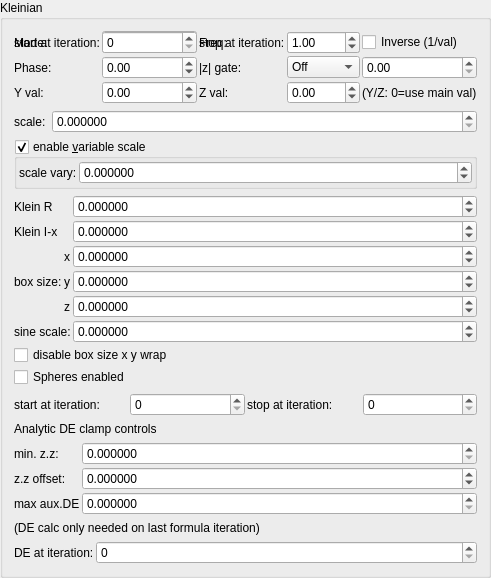
    <widget class="QGroupBox" name="groupBox_6">
     <property name="title">
      <string>Kleinian</string>
     </property>
     <layout class="QVBoxLayout" name="verticalLayout_11">
      <item>
       <layout class="QGridLayout" name="gridLayout_65">
        <property name="spacing">
         <number>2</number>
        </property>
        <item row="1" column="3">
         <widget class="MySpinBox" name="spinboxInt_transf_multiplier_stop_iter_5">
          <property name="sizePolicy">
           <sizepolicy hsizetype="Minimum" vsizetype="Maximum">
            <horstretch>0</horstretch>
            <verstretch>0</verstretch>
           </sizepolicy>
          </property>
          <property name="maximum">
           <number>999</number>
          </property>
         </widget>
        </item>
      <item row="1" column="0">
       <widget class="QLabel"><property name="text"><string>Mode:</string></property></widget>
      </item>
      <item row="1" column="1">
       <widget class="MyComboBox" name="comboBox_transf_multiplier_value_mode_5">
        <item><property name="text"><string notr="true">Constant</string></property></item>
        <item><property name="text"><string notr="true">Sine</string></property></item>
        <item><property name="text"><string notr="true">Ramp</string></property></item>
        <item><property name="text"><string notr="true">Exponential</string></property></item>
        <item><property name="text"><string notr="true">Triangle</string></property></item>
        <item><property name="text"><string notr="true">Square</string></property></item>
        <item><property name="text"><string notr="true">Smoothstep</string></property></item>
        <item><property name="text"><string notr="true">Noise</string></property></item>
        <item><property name="text"><string notr="true">Ping-pong</string></property></item>
        <item><property name="text"><string notr="true">Stepped</string></property></item>
       </widget>
      </item>
      <item row="1" column="2">
       <widget class="QLabel"><property name="text"><string>Freq:</string></property></widget>
      </item>
      <item row="1" column="3">
       <widget class="MyDoubleSpinBox" name="spinbox_transf_multiplier_frequency_5">
        <property name="minimum"><double>0.01</double></property><property name="maximum"><double>100.0</double></property>
        <property name="singleStep"><double>0.1</double></property><property name="value"><double>1.0</double></property>
       </widget>
      </item>
      <item row="1" column="4" colspan="2">
       <widget class="MyCheckBox" name="checkBox_transf_multiplier_inverse_5">
        <property name="text"><string>Inverse (1/val)</string></property>
       </widget>
      </item>
      <item row="2" column="0">
       <widget class="QLabel"><property name="text"><string>Phase:</string></property></widget>
      </item>
      <item row="2" column="1">
       <widget class="MyDoubleSpinBox" name="spinbox_transf_multiplier_phase_5">
        <property name="minimum"><double>-10.0</double></property><property name="maximum"><double>10.0</double></property>
        <property name="singleStep"><double>0.1</double></property><property name="value"><double>0.0</double></property>
       </widget>
      </item>
      <item row="2" column="2">
       <widget class="QLabel"><property name="text"><string>|z| gate:</string></property></widget>
      </item>
      <item row="2" column="3">
       <widget class="MyComboBox" name="comboBox_transf_multiplier_threshold_mode_5">
        <item><property name="text"><string notr="true">Off</string></property></item>
        <item><property name="text"><string notr="true">&gt; thresh</string></property></item>
        <item><property name="text"><string notr="true">&lt; thresh</string></property></item>
       </widget>
      </item>
      <item row="2" column="4" colspan="2">
       <widget class="MyDoubleSpinBox" name="spinbox_transf_multiplier_threshold_5">
        <property name="minimum"><double>0.0</double></property><property name="maximum"><double>1000.0</double></property>
        <property name="singleStep"><double>0.1</double></property><property name="value"><double>0.0</double></property>
       </widget>
      </item>
      <item row="3" column="0">
       <widget class="QLabel"><property name="text"><string>Y val:</string></property></widget>
      </item>
      <item row="3" column="1">
       <widget class="MyDoubleSpinBox" name="spinbox_transf_multiplier_scale_y_5">
        <property name="minimum"><double>-100.0</double></property><property name="maximum"><double>100.0</double></property>
        <property name="singleStep"><double>0.01</double></property><property name="value"><double>0.0</double></property>
       </widget>
      </item>
      <item row="3" column="2">
       <widget class="QLabel"><property name="text"><string>Z val:</string></property></widget>
      </item>
      <item row="3" column="3">
       <widget class="MyDoubleSpinBox" name="spinbox_transf_multiplier_scale_z_5">
        <property name="minimum"><double>-100.0</double></property><property name="maximum"><double>100.0</double></property>
        <property name="singleStep"><double>0.01</double></property><property name="value"><double>0.0</double></property>
       </widget>
      </item>
      <item row="3" column="4" colspan="2">
       <widget class="QLabel"><property name="text"><string notr="true">(Y/Z: 0=use main val)</string></property></widget>
      </item>
        <item row="1" column="1">
         <widget class="MySpinBox" name="spinboxInt_transf_multiplier_start_iter_5">
          <property name="sizePolicy">
           <sizepolicy hsizetype="Minimum" vsizetype="Maximum">
            <horstretch>0</horstretch>
            <verstretch>0</verstretch>
           </sizepolicy>
          </property>
          <property name="maximum">
           <number>999</number>
          </property>
         </widget>
        </item>
        <item row="1" column="0">
         <widget class="QLabel" name="label_254">
          <property name="text">
           <string>start at iteration:</string>
          </property>
         </widget>
        </item>
        <item row="1" column="2">
         <widget class="QLabel" name="label_255">
          <property name="text">
           <string>stop at iteration:</string>
          </property>
         </widget>
        </item>
       </layout>
      </item>
      <item>
       <layout class="QGridLayout" name="gridLayout_9" columnstretch="0,1">
        <item row="1" column="1">
         <widget class="MyDoubleSpinBox" name="spinbox_transf_scale_1">
          <property name="sizePolicy">
           <sizepolicy hsizetype="Minimum" vsizetype="Maximum">
            <horstretch>0</horstretch>
            <verstretch>0</verstretch>
           </sizepolicy>
          </property>
          <property name="prefix">
           <string/>
          </property>
          <property name="suffix">
           <string/>
          </property>
          <property name="decimals">
           <number>6</number>
          </property>
          <property name="minimum">
           <double>0.000000000000000</double>
          </property>
          <property name="maximum">
           <double>99.989999999999995</double>
          </property>
          <property name="singleStep">
           <double>0.100000000000000</double>
          </property>
         </widget>
        </item>
        <item row="1" column="0">
         <widget class="QLabel" name="label_24">
          <property name="text">
           <string>scale:</string>
          </property>
         </widget>
        </item>
       </layout>
      </item>
      <item>
       <widget class="MyGroupBox" name="groupCheck_transf_function_enabledK_false">
        <property name="title">
         <string>enable &amp;variable scale</string>
        </property>
        <property name="checkable">
         <bool>true</bool>
        </property>
        <layout class="QVBoxLayout" name="verticalLayout_16" stretch="0">
         <property name="spacing">
          <number>2</number>
         </property>
         <property name="leftMargin">
          <number>2</number>
         </property>
         <property name="topMargin">
          <number>2</number>
         </property>
         <property name="rightMargin">
          <number>2</number>
         </property>
         <property name="bottomMargin">
          <number>2</number>
         </property>
         <item>
          <layout class="QGridLayout" name="gridLayout_31" columnstretch="0,1">
           <property name="spacing">
            <number>2</number>
           </property>
           <item row="1" column="0">
            <widget class="QLabel" name="label_145">
             <property name="text">
              <string>scale vary:</string>
             </property>
            </widget>
           </item>
           <item row="1" column="1">
            <widget class="MyDoubleSpinBox" name="spinbox_transf_scale_vary_0">
             <property name="sizePolicy">
              <sizepolicy hsizetype="Minimum" vsizetype="Maximum">
               <horstretch>0</horstretch>
               <verstretch>0</verstretch>
              </sizepolicy>
             </property>
             <property name="prefix">
              <string/>
             </property>
             <property name="suffix">
              <string/>
             </property>
             <property name="decimals">
              <number>6</number>
             </property>
             <property name="minimum">
              <double>-99.989999999999995</double>
             </property>
             <property name="maximum">
              <double>99.989999999999995</double>
             </property>
             <property name="singleStep">
              <double>0.010000000000000</double>
             </property>
            </widget>
           </item>
          </layout>
         </item>
        </layout>
       </widget>
      </item>
      <item>
       <layout class="QGridLayout" name="gridLayout_35" columnstretch="0,0,1">
        <property name="spacing">
         <number>2</number>
        </property>
        <item row="0" column="2">
         <widget class="MyDoubleSpinBox" name="spinbox_transf_folding_value">
          <property name="sizePolicy">
           <sizepolicy hsizetype="Minimum" vsizetype="Maximum">
            <horstretch>0</horstretch>
            <verstretch>0</verstretch>
           </sizepolicy>
          </property>
          <property name="font">
           <font>
            <weight>50</weight>
            <bold>false</bold>
           </font>
          </property>
          <property name="prefix">
           <string/>
          </property>
          <property name="suffix">
           <string/>
          </property>
          <property name="decimals">
           <number>6</number>
          </property>
          <property name="minimum">
           <double>-99.989999999999995</double>
          </property>
          <property name="maximum">
           <double>99.989999999999995</double>
          </property>
          <property name="singleStep">
           <double>0.010000000000000</double>
          </property>
         </widget>
        </item>
        <item row="4" column="2">
         <widget class="MyDoubleSpinBox" name="spinbox3_transf_offset_111_z">
          <property name="sizePolicy">
           <sizepolicy hsizetype="Minimum" vsizetype="Maximum">
            <horstretch>0</horstretch>
            <verstretch>0</verstretch>
           </sizepolicy>
          </property>
          <property name="font">
           <font>
            <weight>50</weight>
            <bold>false</bold>
           </font>
          </property>
          <property name="prefix">
           <string/>
          </property>
          <property name="suffix">
           <string/>
          </property>
          <property name="decimals">
           <number>6</number>
          </property>
          <property name="minimum">
           <double>-99.989999999999995</double>
          </property>
          <property name="maximum">
           <double>99.989999999999995</double>
          </property>
          <property name="singleStep">
           <double>0.100000000000000</double>
          </property>
         </widget>
        </item>
        <item row="2" column="0" rowspan="3">
         <widget class="QLabel" name="label_272">
          <property name="text">
           <string>box size:</string>
          </property>
         </widget>
        </item>
        <item row="3" column="1">
         <widget class="QLabel" name="label_128">
          <property name="text">
           <string notr="true">y</string>
          </property>
         </widget>
        </item>
        <item row="3" column="2">
         <widget class="MyDoubleSpinBox" name="spinbox3_transf_offset_111_y">
          <property name="sizePolicy">
           <sizepolicy hsizetype="Minimum" vsizetype="Maximum">
            <horstretch>0</horstretch>
            <verstretch>0</verstretch>
           </sizepolicy>
          </property>
          <property name="font">
           <font>
            <weight>50</weight>
            <bold>false</bold>
           </font>
          </property>
          <property name="prefix">
           <string/>
          </property>
          <property name="suffix">
           <string/>
          </property>
          <property name="decimals">
           <number>6</number>
          </property>
          <property name="minimum">
           <double>-99.989999999999995</double>
          </property>
          <property name="maximum">
           <double>99.989999999999995</double>
          </property>
          <property name="singleStep">
           <double>0.100000000000000</double>
          </property>
         </widget>
        </item>
        <item row="2" column="1">
         <widget class="QLabel" name="label_130">
          <property name="text">
           <string notr="true">x</string>
          </property>
         </widget>
        </item>
        <item row="1" column="0">
         <widget class="QLabel" name="label_265">
          <property name="font">
           <font>
            <weight>50</weight>
            <bold>false</bold>
           </font>
          </property>
          <property name="text">
           <string>Klein I-x</string>
          </property>
         </widget>
        </item>
        <item row="1" column="2">
         <widget class="MyDoubleSpinBox" name="spinbox_transf_offset">
          <property name="sizePolicy">
           <sizepolicy hsizetype="Minimum" vsizetype="Maximum">
            <horstretch>0</horstretch>
            <verstretch>0</verstretch>
           </sizepolicy>
          </property>
          <property name="font">
           <font>
            <weight>50</weight>
            <bold>false</bold>
           </font>
          </property>
          <property name="prefix">
           <string/>
          </property>
          <property name="suffix">
           <string/>
          </property>
          <property name="decimals">
           <number>6</number>
          </property>
          <property name="minimum">
           <double>-99.989999999999995</double>
          </property>
          <property name="maximum">
           <double>99.989999999999995</double>
          </property>
          <property name="singleStep">
           <double>0.010000000000000</double>
          </property>
         </widget>
        </item>
        <item row="2" column="2">
         <widget class="MyDoubleSpinBox" name="spinbox3_transf_offset_111_x">
          <property name="sizePolicy">
           <sizepolicy hsizetype="Minimum" vsizetype="Maximum">
            <horstretch>0</horstretch>
            <verstretch>0</verstretch>
           </sizepolicy>
          </property>
          <property name="font">
           <font>
            <weight>50</weight>
            <bold>false</bold>
           </font>
          </property>
          <property name="prefix">
           <string/>
          </property>
          <property name="suffix">
           <string/>
          </property>
          <property name="decimals">
           <number>6</number>
          </property>
          <property name="minimum">
           <double>-99.989999999999995</double>
          </property>
          <property name="maximum">
           <double>99.989999999999995</double>
          </property>
          <property name="singleStep">
           <double>0.100000000000000</double>
          </property>
         </widget>
        </item>
        <item row="4" column="1">
         <widget class="QLabel" name="label_129">
          <property name="text">
           <string notr="true">z</string>
          </property>
         </widget>
        </item>
        <item row="0" column="0">
         <widget class="QLabel" name="label_257">
          <property name="font">
           <font>
            <weight>50</weight>
            <bold>false</bold>
           </font>
          </property>
          <property name="text">
           <string>Klein R</string>
          </property>
         </widget>
        </item>
        <item row="7" column="0" colspan="3">
         <widget class="MyCheckBox" name="checkBox_transf_spheres_enabled">
          <property name="text">
           <string>Spheres enabled</string>
          </property>
         </widget>
        </item>
        <item row="6" column="0" colspan="3">
         <widget class="MyCheckBox" name="checkBox_transf_function_enabledX_false">
          <property name="text">
           <string notr="true">disable box size x y wrap</string>
          </property>
         </widget>
        </item>
        <item row="5" column="2">
         <widget class="MyDoubleSpinBox" name="spinbox_transf_offset_02">
          <property name="sizePolicy">
           <sizepolicy hsizetype="Minimum" vsizetype="Maximum">
            <horstretch>0</horstretch>
            <verstretch>0</verstretch>
           </sizepolicy>
          </property>
          <property name="font">
           <font>
            <weight>50</weight>
            <bold>false</bold>
           </font>
          </property>
          <property name="prefix">
           <string/>
          </property>
          <property name="suffix">
           <string/>
          </property>
          <property name="decimals">
           <number>6</number>
          </property>
          <property name="minimum">
           <double>-99.989999999999995</double>
          </property>
          <property name="maximum">
           <double>99.989999999999995</double>
          </property>
          <property name="singleStep">
           <double>0.010000000000000</double>
          </property>
         </widget>
        </item>
        <item row="5" column="0" colspan="2">
         <widget class="QLabel" name="label_26">
          <property name="text">
           <string>sine scale:</string>
          </property>
         </widget>
        </item>
       </layout>
      </item>
      <item>
       <layout class="QGridLayout" name="gridLayout_73">
        <property name="spacing">
         <number>2</number>
        </property>
        <item row="1" column="2">
         <widget class="MySpinBox" name="spinboxInt_transf_start_iterations_A">
          <property name="sizePolicy">
           <sizepolicy hsizetype="Minimum" vsizetype="Maximum">
            <horstretch>0</horstretch>
            <verstretch>0</verstretch>
           </sizepolicy>
          </property>
          <property name="maximum">
           <number>999</number>
          </property>
         </widget>
        </item>
        <item row="1" column="1">
         <widget class="QLabel" name="label_270">
          <property name="text">
           <string>start at iteration:</string>
          </property>
         </widget>
        </item>
        <item row="1" column="4">
         <widget class="MySpinBox" name="spinboxInt_transf_stop_iterations_A">
          <property name="sizePolicy">
           <sizepolicy hsizetype="Minimum" vsizetype="Maximum">
            <horstretch>0</horstretch>
            <verstretch>0</verstretch>
           </sizepolicy>
          </property>
          <property name="maximum">
           <number>999</number>
          </property>
         </widget>
        </item>
        <item row="1" column="3">
         <widget class="QLabel" name="label_283">
          <property name="text">
           <string>stop at iteration:</string>
          </property>
         </widget>
        </item>
       </layout>
      </item>
      <item>
       <widget class="QLabel" name="label_271">
        <property name="font">
         <font>
          <weight>50</weight>
          <bold>false</bold>
         </font>
        </property>
        <property name="text">
         <string>Analytic DE clamp controls</string>
        </property>
       </widget>
      </item>
      <item>
       <layout class="QGridLayout" name="gridLayout_83" columnstretch="0,1">
        <property name="spacing">
         <number>2</number>
        </property>
        <item row="2" column="1">
         <widget class="MyDoubleSpinBox" name="spinbox_analyticDE_tweak_005">
          <property name="sizePolicy">
           <sizepolicy hsizetype="Minimum" vsizetype="Maximum">
            <horstretch>0</horstretch>
            <verstretch>0</verstretch>
           </sizepolicy>
          </property>
          <property name="toolTip">
           <string>&lt;html&gt;&lt;head/&gt;&lt;body&gt;&lt;p&gt;Clamps are only variable in slot#1,&lt;/p&gt;&lt;p&gt;in other slots they are set to default&lt;/p&gt;&lt;/body&gt;&lt;/html&gt;</string>
          </property>
          <property name="prefix">
           <string/>
          </property>
          <property name="suffix">
           <string/>
          </property>
          <property name="decimals">
           <number>6</number>
          </property>
          <property name="minimum">
           <double>0.000000000000000</double>
          </property>
          <property name="maximum">
           <double>99.989999999999995</double>
          </property>
          <property name="singleStep">
           <double>0.100000000000000</double>
          </property>
         </widget>
        </item>
        <item row="4" column="1">
         <widget class="MyDoubleSpinBox" name="spinbox_analyticDE_offset_1">
          <property name="sizePolicy">
           <sizepolicy hsizetype="Minimum" vsizetype="Maximum">
            <horstretch>0</horstretch>
            <verstretch>0</verstretch>
           </sizepolicy>
          </property>
          <property name="toolTip">
           <string>&lt;html&gt;&lt;head/&gt;&lt;body&gt;&lt;p&gt;Clamps are only variable in slot#1,&lt;/p&gt;&lt;p&gt;in other slots they are set to default&lt;/p&gt;&lt;/body&gt;&lt;/html&gt;</string>
          </property>
          <property name="prefix">
           <string/>
          </property>
          <property name="suffix">
           <string/>
          </property>
          <property name="decimals">
           <number>6</number>
          </property>
          <property name="minimum">
           <double>0.000000000000000</double>
          </property>
          <property name="maximum">
           <double>99.989999999999995</double>
          </property>
          <property name="singleStep">
           <double>0.100000000000000</double>
          </property>
         </widget>
        </item>
        <item row="2" column="0">
         <widget class="QLabel" name="label_256">
          <property name="text">
           <string>min. z.z:</string>
          </property>
         </widget>
        </item>
        <item row="4" column="0">
         <widget class="QLabel" name="label_258">
          <property name="text">
           <string>max aux.DE</string>
          </property>
         </widget>
        </item>
        <item row="3" column="0">
         <widget class="QLabel" name="label_269">
          <property name="text">
           <string>z.z offset:</string>
          </property>
         </widget>
        </item>
        <item row="3" column="1">
         <widget class="MyDoubleSpinBox" name="spinbox_analyticDE_offset_0">
          <property name="sizePolicy">
           <sizepolicy hsizetype="Minimum" vsizetype="Maximum">
            <horstretch>0</horstretch>
            <verstretch>0</verstretch>
           </sizepolicy>
          </property>
          <property name="toolTip">
           <string>&lt;html&gt;&lt;head/&gt;&lt;body&gt;&lt;p&gt;Clamps are only variable in slot#1,&lt;/p&gt;&lt;p&gt;in other slots they are set to default&lt;/p&gt;&lt;/body&gt;&lt;/html&gt;</string>
          </property>
          <property name="prefix">
           <string/>
          </property>
          <property name="suffix">
           <string/>
          </property>
          <property name="decimals">
           <number>6</number>
          </property>
          <property name="minimum">
           <double>-99.989999999999995</double>
          </property>
          <property name="maximum">
           <double>99.989999999999995</double>
          </property>
          <property name="singleStep">
           <double>0.100000000000000</double>
          </property>
          <property name="value">
           <double>0.000000000000000</double>
          </property>
         </widget>
        </item>
       </layout>
      </item>
      <item>
       <widget class="QLabel" name="label_281">
        <property name="font">
         <font>
          <weight>50</weight>
          <bold>false</bold>
         </font>
        </property>
        <property name="text">
         <string>(DE calc only needed on last formula iteration)</string>
        </property>
       </widget>
      </item>
      <item>
       <layout class="QGridLayout" name="gridLayout_64" columnstretch="0,0,1">
        <property name="spacing">
         <number>2</number>
        </property>
        <item row="1" column="1">
         <widget class="QLabel" name="label_250">
          <property name="text">
           <string>DE at iteration:</string>
          </property>
         </widget>
        </item>
        <item row="1" column="2">
         <widget class="MySpinBox" name="spinboxInt_transf_start_iterations_G">
          <property name="sizePolicy">
           <sizepolicy hsizetype="Minimum" vsizetype="Maximum">
            <horstretch>0</horstretch>
            <verstretch>0</verstretch>
           </sizepolicy>
          </property>
          <property name="maximum">
           <number>999</number>
          </property>
         </widget>
        </item>
       </layout>
      </item>
     </layout>
    </widget>
